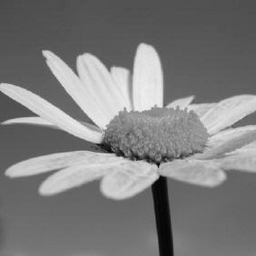
%> input picture TP TSI/TP1/flower.png, 256 x 256 px
$ octave exo2.m   (GNU Octave 9; MATLAB toolbox functions it lacks are replaced by stand-ins)
%> lines starting %> are read from the running program, lines starting %| are printed output that depends on the picture
clear variables;
close all;
clc;

I = im2double(imread('flower.png'));
%> I: size 256x256 double; min 0, max 0.937, mean 0.49

% Filtre de Sobel
X_sob = [-1 0 1;-2 0 2;-1 0 1];
Y_sob = X_sob';

% Calcul desq gradients bi-directionels
[Gh Gv] = imgradientxy(I);
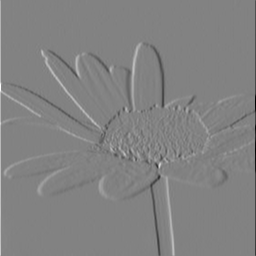
%> Gh: size 256x256 double; min -3.35, max 3.2, mean 0.00157; drawn with min black and max white
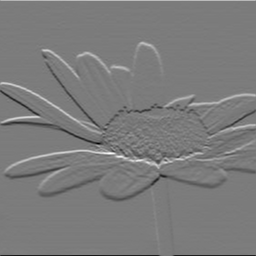
%> Gv: size 256x256 double; min -2.52, max 2.68, mean 0.00226; drawn with min black and max white

% Calcul de la norme du gradient en chaque pixel
G = sqrt(Gv.^2+ Gh.^2);
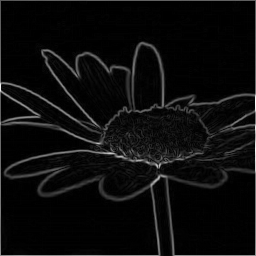
%> G: size 256x256 double; min 0, max 3.35, mean 0.166; drawn with min black and max white

figure(1)
imshow(G,[])
title('Norme du Gradient')
figure(2)
imshow(Gv,[])
title('Gradient Vertical')
figure(3)
imshow(Gh,[])
title('Gradient Horizontal')

%% Ajout d'un bruit gaussien
clear variables;
close all;
clc;

I = im2double(imread('flower.png'));

B = randn(size(I));

% AJout d'un bruit Gaussien
Ibruit = I+B;
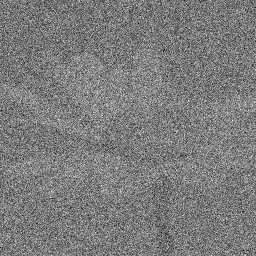
%> Ibruit: size 256x256 double; min -3.86, max 5.04, mean 0.483; drawn with min black and max white
imshow(Ibruit,[])

% Calcul desq gradients bi-directionels
%> (the run ends here)

$ run again, with TP TSI/TP1/journal.png copied over TP TSI/TP1/flower.png
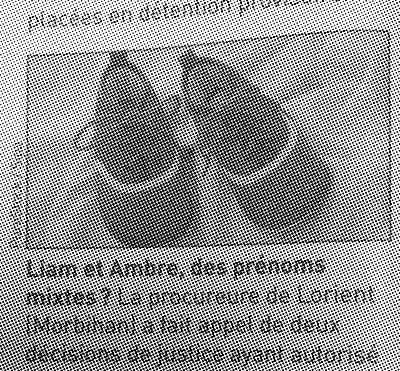
%> input picture TP TSI/TP1/journal.png, 400 x 371 px
%> `G = sqrt(Gv.^2+ Gh.^2);`:
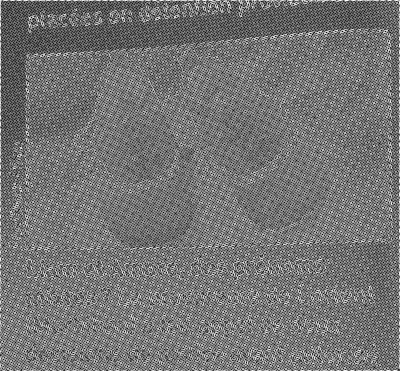
%> G: size 371x400 double; min 0, max 4.47, mean 2.05; drawn with min black and max white
%> `Ibruit = I+B;`:
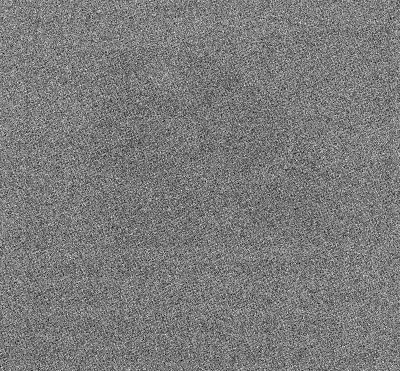
%> Ibruit: size 371x400 double; min -3.96, max 5.42, mean 0.575; drawn with min black and max white
